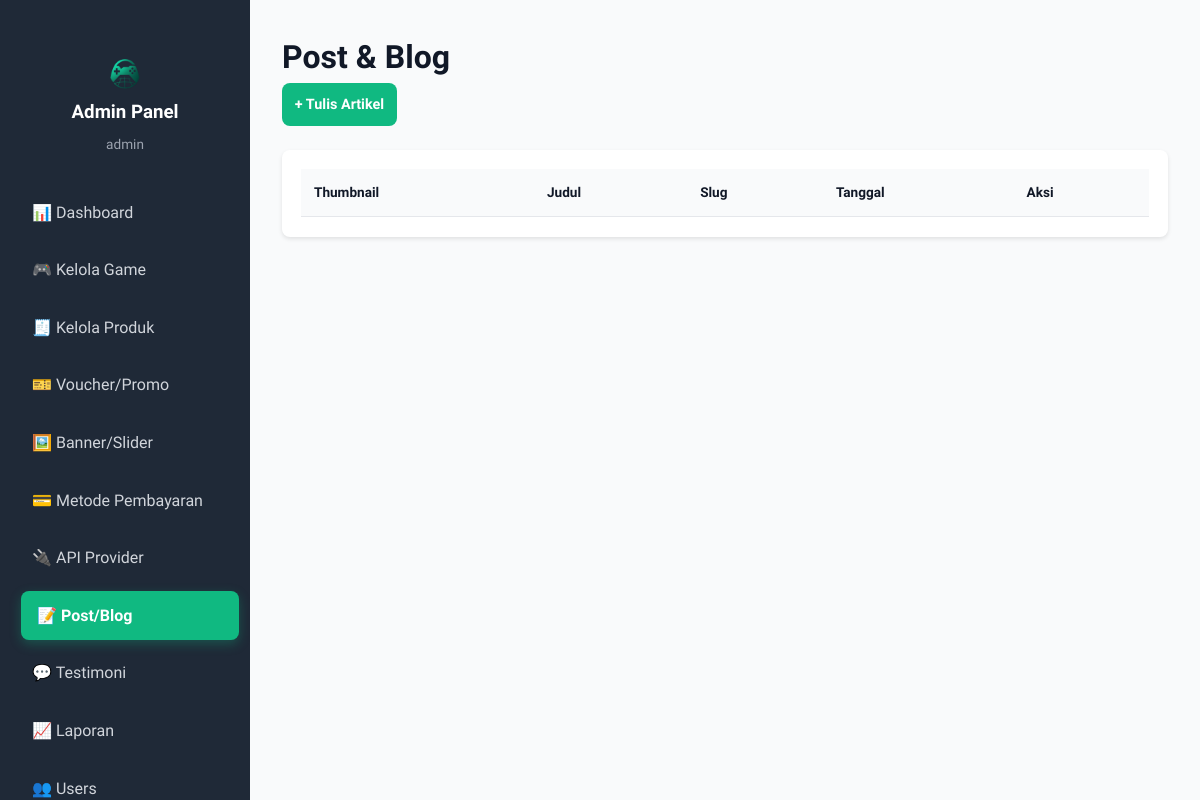
Page /admin/posts.php (signed in) on the earlier database version.
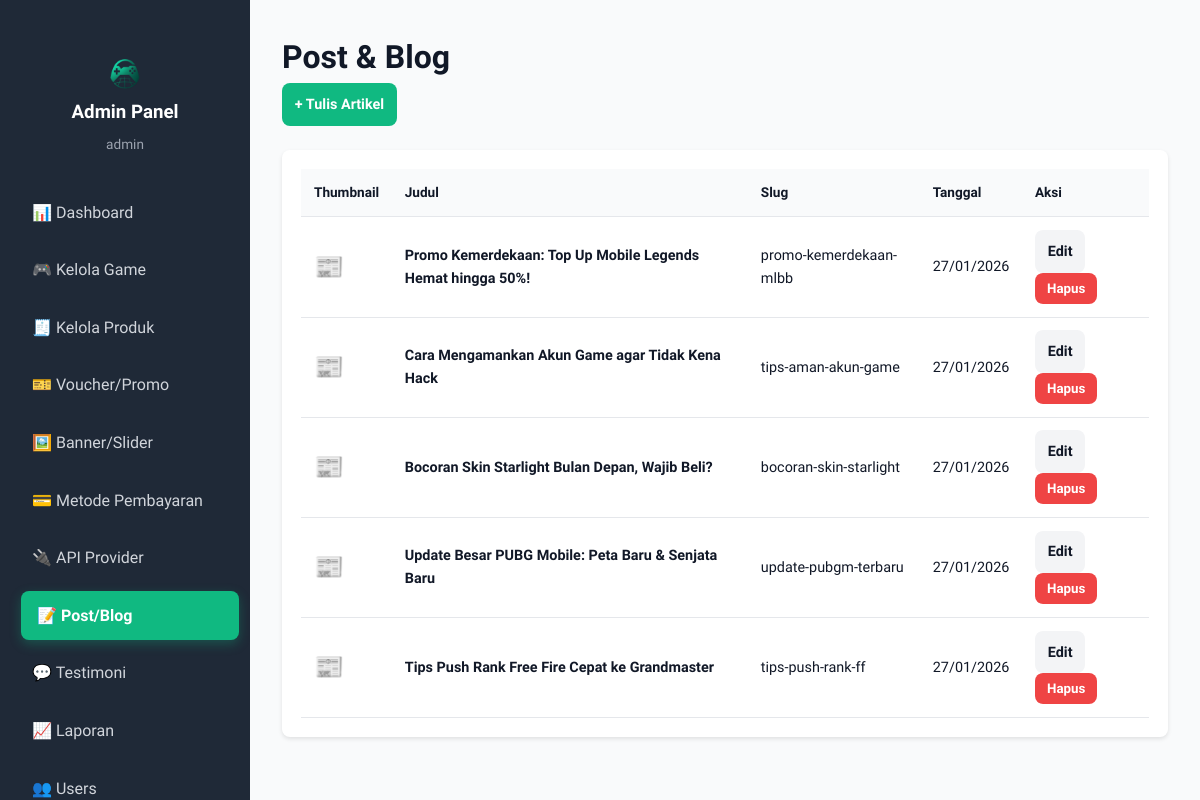
Same page on the later database version.
### tables this page shows
CREATE TABLE IF NOT EXISTS posts (
  id INT PRIMARY KEY AUTO_INCREMENT,
  title VARCHAR(255) NOT NULL,
  slug VARCHAR(255) NOT NULL UNIQUE,
  content LONGTEXT NULL,
  image_path VARCHAR(255) NULL,
  created_at TIMESTAMP DEFAULT CURRENT_TIMESTAMP,
  updated_at TIMESTAMP DEFAULT CURRENT_TIMESTAMP ON UPDATE CURRENT_TIMESTAMP
);

### admin/posts.php (the view, shortened to what this page needs)
<?php
require_once '../config/database.php';
$posts = $pdo->query("SELECT * FROM posts ORDER BY created_at DESC")->fetchAll();
?>
<!DOCTYPE html>
<html lang="id">
<head>
    <link rel="stylesheet" href="../css/style.css">
    <link rel="stylesheet" href="../css/mobile-optimization.css">
</head>
<body>
    <div class="admin-layout">
        <?php include 'sidebar.php'; ?>
        <main class="main-content">
            <div class="content-header">
                <h1>Post & Blog</h1>
                <button onclick="showModal()" class="btn-primary">+ Tulis Artikel</button>
            </div>
            <div class="table-container">
                <table class="data-table">
                    <thead>
                        <tr>
                            <th>Thumbnail</th>
                            <th>Judul</th>
                            <th>Slug</th>
                            <th>Tanggal</th>
                            <th>Aksi</th>
                        </tr>
                    </thead>
                    <tbody>
                        <?php foreach($posts as $p): ?>
                        <tr>
                            <td>
                                <?php if(!empty($p['image_path'])): ?>
                                    <img src="<?php echo asset_url($p['image_path']); ?>" alt="thumb" style="height:40px; width:70px; object-fit:cover; border-radius:4px;">
                                <?php else: ?>
                                    <span style="font-size: 1.5rem;">📰</span>
                                <?php endif; ?>
                            </td>
                            <td><strong><?php echo htmlspecialchars($p['title']); ?></strong></td>
                            <td><?php echo $p['slug']; ?></td>
                            <td><?php echo date('d/m/Y', strtotime($p['created_at'])); ?></td>
                            <td>
                                <button class="btn-secondary" onclick='showModal(<?php echo json_encode($p); ?>)'>Edit</button>
                                <form method="POST" style="display:inline;" onsubmit="return confirm('Hapus?')">
                                    <button type="submit" class="btn-danger-small">Hapus</button>
                                </form>
                            </td>
                        </tr>
                        <?php endforeach; ?>
                    </tbody>
                </table>
            </div>
        </main>
    </div>
</body>
</html>

Differences in the rows shown:
added posts: title "Promo Kemerdekaan: Top Up Mobile Legends Hemat hingga 50%!", slug "promo-kemerdekaan-mlbb", created_at "27/01/2026"
added posts: title "Cara Mengamankan Akun Game agar Tidak Kena Hack", slug "tips-aman-akun-game", created_at "27/01/2026"
added posts: title "Bocoran Skin Starlight Bulan Depan, Wajib Beli?", slug "bocoran-skin-starlight", created_at "27/01/2026"
added posts: title "Update Besar PUBG Mobile: Peta Baru & Senjata Baru", slug "update-pubgm-terbaru", created_at "27/01/2026"
added posts: title "Tips Push Rank Free Fire Cepat ke Grandmaster", slug "tips-push-rank-ff", created_at "27/01/2026"
